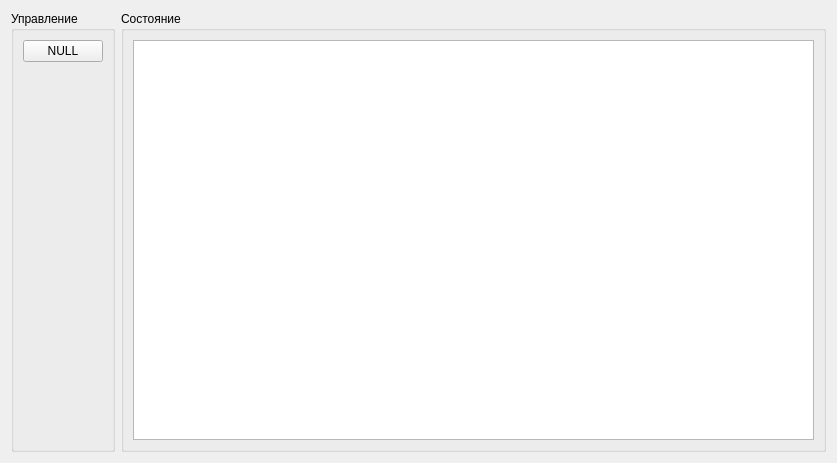
<?xml version="1.0" encoding="UTF-8"?>
<ui version="4.0">
 <class>Form</class>
 <widget class="QWidget" name="Form">
  <property name="geometry">
   <rect>
    <x>0</x>
    <y>0</y>
    <width>837</width>
    <height>463</height>
   </rect>
  </property>
  <property name="sizePolicy">
   <sizepolicy hsizetype="Fixed" vsizetype="Preferred">
    <horstretch>0</horstretch>
    <verstretch>0</verstretch>
   </sizepolicy>
  </property>
  <property name="windowTitle">
   <string>Form</string>
  </property>
  <layout class="QHBoxLayout" name="horizontalLayout_2">
   <item>
    <widget class="QGroupBox" name="grpControl">
     <property name="sizePolicy">
      <sizepolicy hsizetype="Fixed" vsizetype="Preferred">
       <horstretch>0</horstretch>
       <verstretch>0</verstretch>
      </sizepolicy>
     </property>
     <property name="title">
      <string>Управление</string>
     </property>
     <layout class="QVBoxLayout" name="verticalLayout">
      <item>
       <layout class="QGridLayout" name="gridLayout">
        <item row="0" column="0">
         <widget class="QPushButton" name="btnGoToNull">
          <property name="sizePolicy">
           <sizepolicy hsizetype="Minimum" vsizetype="Fixed">
            <horstretch>0</horstretch>
            <verstretch>0</verstretch>
           </sizepolicy>
          </property>
          <property name="text">
           <string>NULL</string>
          </property>
         </widget>
        </item>
       </layout>
      </item>
      <item>
       <spacer name="verticalSpacer">
        <property name="orientation">
         <enum>Qt::Vertical</enum>
        </property>
        <property name="sizeHint" stdset="0">
         <size>
          <width>20</width>
          <height>40</height>
         </size>
        </property>
       </spacer>
      </item>
     </layout>
    </widget>
   </item>
   <item>
    <widget class="QGroupBox" name="grpStatus">
     <property name="title">
      <string>Состояние</string>
     </property>
     <layout class="QVBoxLayout" name="verticalLayout_2">
      <item>
       <widget class="QPlainTextEdit" name="peditStatus"/>
      </item>
     </layout>
    </widget>
   </item>
  </layout>
 </widget>
 <resources/>
 <connections/>
</ui>
